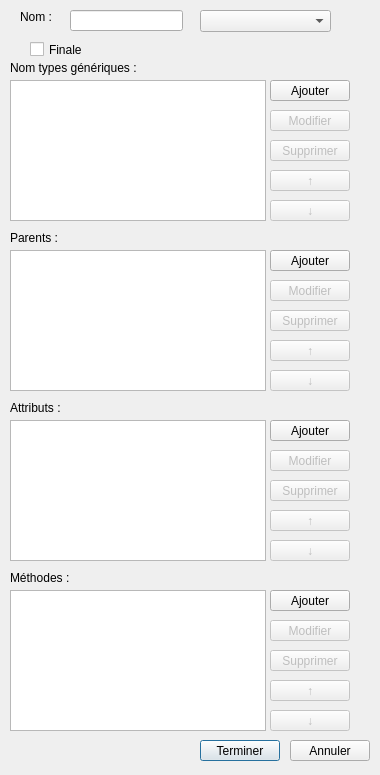
<?xml version="1.0" encoding="UTF-8"?>
<ui version="4.0">
 <class>NewClass</class>
 <widget class="QDialog" name="NewClass">
  <property name="geometry">
   <rect>
    <x>0</x>
    <y>0</y>
    <width>380</width>
    <height>775</height>
   </rect>
  </property>
  <property name="windowTitle">
   <string>Nouvelle classe</string>
  </property>
  <property name="windowIcon">
   <iconset>
    <normaloff>pot.png</normaloff>pot.png</iconset>
  </property>
  <property name="sizeGripEnabled">
   <bool>false</bool>
  </property>
  <widget class="QLineEdit" name="className">
   <property name="geometry">
    <rect>
     <x>70</x>
     <y>10</y>
     <width>113</width>
     <height>21</height>
    </rect>
   </property>
  </widget>
  <widget class="QLabel" name="label">
   <property name="geometry">
    <rect>
     <x>20</x>
     <y>10</y>
     <width>47</width>
     <height>13</height>
    </rect>
   </property>
   <property name="text">
    <string>Nom :</string>
   </property>
  </widget>
  <widget class="QComboBox" name="classType">
   <property name="geometry">
    <rect>
     <x>200</x>
     <y>10</y>
     <width>131</width>
     <height>22</height>
    </rect>
   </property>
   <item>
    <property name="text">
     <string/>
    </property>
   </item>
   <item>
    <property name="text">
     <string>Interface</string>
    </property>
   </item>
   <item>
    <property name="text">
     <string>Abstraite</string>
    </property>
   </item>
  </widget>
  <widget class="QLabel" name="label_2">
   <property name="geometry">
    <rect>
     <x>10</x>
     <y>60</y>
     <width>141</width>
     <height>16</height>
    </rect>
   </property>
   <property name="text">
    <string>Nom types génériques :</string>
   </property>
  </widget>
  <widget class="QLabel" name="label_3">
   <property name="geometry">
    <rect>
     <x>340</x>
     <y>10</y>
     <width>21</width>
     <height>21</height>
    </rect>
   </property>
   <property name="toolTip">
    <string>Exclusif Java</string>
   </property>
   <property name="text">
    <string/>
   </property>
   <property name="pixmap">
    <pixmap>java.png</pixmap>
   </property>
  </widget>
  <widget class="QPushButton" name="addTemplate">
   <property name="geometry">
    <rect>
     <x>270</x>
     <y>80</y>
     <width>80</width>
     <height>21</height>
    </rect>
   </property>
   <property name="text">
    <string>Ajouter</string>
   </property>
   <property name="autoDefault">
    <bool>false</bool>
   </property>
  </widget>
  <widget class="QPushButton" name="deleteTemplate">
   <property name="enabled">
    <bool>false</bool>
   </property>
   <property name="geometry">
    <rect>
     <x>270</x>
     <y>140</y>
     <width>80</width>
     <height>21</height>
    </rect>
   </property>
   <property name="text">
    <string>Supprimer</string>
   </property>
   <property name="autoDefault">
    <bool>false</bool>
   </property>
  </widget>
  <widget class="QPushButton" name="editTemplate">
   <property name="enabled">
    <bool>false</bool>
   </property>
   <property name="geometry">
    <rect>
     <x>270</x>
     <y>110</y>
     <width>80</width>
     <height>21</height>
    </rect>
   </property>
   <property name="text">
    <string>Modifier</string>
   </property>
   <property name="autoDefault">
    <bool>false</bool>
   </property>
  </widget>
  <widget class="QPushButton" name="upTemplate">
   <property name="enabled">
    <bool>false</bool>
   </property>
   <property name="geometry">
    <rect>
     <x>270</x>
     <y>170</y>
     <width>80</width>
     <height>21</height>
    </rect>
   </property>
   <property name="text">
    <string>↑</string>
   </property>
   <property name="autoDefault">
    <bool>false</bool>
   </property>
  </widget>
  <widget class="QPushButton" name="downTemplate">
   <property name="enabled">
    <bool>false</bool>
   </property>
   <property name="geometry">
    <rect>
     <x>270</x>
     <y>200</y>
     <width>80</width>
     <height>21</height>
    </rect>
   </property>
   <property name="text">
    <string>↓</string>
   </property>
   <property name="autoDefault">
    <bool>false</bool>
   </property>
  </widget>
  <widget class="QPushButton" name="addParent">
   <property name="geometry">
    <rect>
     <x>270</x>
     <y>250</y>
     <width>80</width>
     <height>21</height>
    </rect>
   </property>
   <property name="text">
    <string>Ajouter</string>
   </property>
   <property name="autoDefault">
    <bool>false</bool>
   </property>
  </widget>
  <widget class="QPushButton" name="upParent">
   <property name="enabled">
    <bool>false</bool>
   </property>
   <property name="geometry">
    <rect>
     <x>270</x>
     <y>340</y>
     <width>80</width>
     <height>21</height>
    </rect>
   </property>
   <property name="text">
    <string>↑</string>
   </property>
   <property name="autoDefault">
    <bool>false</bool>
   </property>
  </widget>
  <widget class="QPushButton" name="editParent">
   <property name="enabled">
    <bool>false</bool>
   </property>
   <property name="geometry">
    <rect>
     <x>270</x>
     <y>280</y>
     <width>80</width>
     <height>21</height>
    </rect>
   </property>
   <property name="text">
    <string>Modifier</string>
   </property>
   <property name="autoDefault">
    <bool>false</bool>
   </property>
  </widget>
  <widget class="QLabel" name="label_4">
   <property name="geometry">
    <rect>
     <x>10</x>
     <y>230</y>
     <width>141</width>
     <height>16</height>
    </rect>
   </property>
   <property name="text">
    <string>Parents :</string>
   </property>
  </widget>
  <widget class="QPushButton" name="downParent">
   <property name="enabled">
    <bool>false</bool>
   </property>
   <property name="geometry">
    <rect>
     <x>270</x>
     <y>370</y>
     <width>80</width>
     <height>21</height>
    </rect>
   </property>
   <property name="text">
    <string>↓</string>
   </property>
   <property name="autoDefault">
    <bool>false</bool>
   </property>
  </widget>
  <widget class="QPushButton" name="deleteParent">
   <property name="enabled">
    <bool>false</bool>
   </property>
   <property name="geometry">
    <rect>
     <x>270</x>
     <y>310</y>
     <width>80</width>
     <height>21</height>
    </rect>
   </property>
   <property name="text">
    <string>Supprimer</string>
   </property>
   <property name="autoDefault">
    <bool>false</bool>
   </property>
  </widget>
  <widget class="QCheckBox" name="finalClass">
   <property name="geometry">
    <rect>
     <x>30</x>
     <y>40</y>
     <width>72</width>
     <height>19</height>
    </rect>
   </property>
   <property name="text">
    <string>Finale</string>
   </property>
  </widget>
  <widget class="QPushButton" name="addAttribute">
   <property name="geometry">
    <rect>
     <x>270</x>
     <y>420</y>
     <width>80</width>
     <height>21</height>
    </rect>
   </property>
   <property name="text">
    <string>Ajouter</string>
   </property>
   <property name="autoDefault">
    <bool>false</bool>
   </property>
  </widget>
  <widget class="QPushButton" name="editAttribute">
   <property name="enabled">
    <bool>false</bool>
   </property>
   <property name="geometry">
    <rect>
     <x>270</x>
     <y>450</y>
     <width>80</width>
     <height>21</height>
    </rect>
   </property>
   <property name="text">
    <string>Modifier</string>
   </property>
   <property name="autoDefault">
    <bool>false</bool>
   </property>
  </widget>
  <widget class="QPushButton" name="deleteAttribute">
   <property name="enabled">
    <bool>false</bool>
   </property>
   <property name="geometry">
    <rect>
     <x>270</x>
     <y>480</y>
     <width>80</width>
     <height>21</height>
    </rect>
   </property>
   <property name="text">
    <string>Supprimer</string>
   </property>
   <property name="autoDefault">
    <bool>false</bool>
   </property>
  </widget>
  <widget class="QPushButton" name="downAttribute">
   <property name="enabled">
    <bool>false</bool>
   </property>
   <property name="geometry">
    <rect>
     <x>270</x>
     <y>540</y>
     <width>80</width>
     <height>21</height>
    </rect>
   </property>
   <property name="text">
    <string>↓</string>
   </property>
   <property name="autoDefault">
    <bool>false</bool>
   </property>
  </widget>
  <widget class="QPushButton" name="upAttribute">
   <property name="enabled">
    <bool>false</bool>
   </property>
   <property name="geometry">
    <rect>
     <x>270</x>
     <y>510</y>
     <width>80</width>
     <height>21</height>
    </rect>
   </property>
   <property name="text">
    <string>↑</string>
   </property>
   <property name="autoDefault">
    <bool>false</bool>
   </property>
  </widget>
  <widget class="QLabel" name="label_5">
   <property name="geometry">
    <rect>
     <x>10</x>
     <y>400</y>
     <width>141</width>
     <height>16</height>
    </rect>
   </property>
   <property name="text">
    <string>Attributs :</string>
   </property>
  </widget>
  <widget class="QPushButton" name="downMethod">
   <property name="enabled">
    <bool>false</bool>
   </property>
   <property name="geometry">
    <rect>
     <x>270</x>
     <y>710</y>
     <width>80</width>
     <height>21</height>
    </rect>
   </property>
   <property name="text">
    <string>↓</string>
   </property>
   <property name="autoDefault">
    <bool>false</bool>
   </property>
  </widget>
  <widget class="QPushButton" name="editMethod">
   <property name="enabled">
    <bool>false</bool>
   </property>
   <property name="geometry">
    <rect>
     <x>270</x>
     <y>620</y>
     <width>80</width>
     <height>21</height>
    </rect>
   </property>
   <property name="text">
    <string>Modifier</string>
   </property>
   <property name="autoDefault">
    <bool>false</bool>
   </property>
  </widget>
  <widget class="QPushButton" name="upMethod">
   <property name="enabled">
    <bool>false</bool>
   </property>
   <property name="geometry">
    <rect>
     <x>270</x>
     <y>680</y>
     <width>80</width>
     <height>21</height>
    </rect>
   </property>
   <property name="text">
    <string>↑</string>
   </property>
   <property name="autoDefault">
    <bool>false</bool>
   </property>
  </widget>
  <widget class="QLabel" name="label_6">
   <property name="geometry">
    <rect>
     <x>10</x>
     <y>570</y>
     <width>141</width>
     <height>16</height>
    </rect>
   </property>
   <property name="text">
    <string>Méthodes :</string>
   </property>
  </widget>
  <widget class="QPushButton" name="addMethod">
   <property name="geometry">
    <rect>
     <x>270</x>
     <y>590</y>
     <width>80</width>
     <height>21</height>
    </rect>
   </property>
   <property name="text">
    <string>Ajouter</string>
   </property>
   <property name="autoDefault">
    <bool>false</bool>
   </property>
  </widget>
  <widget class="QPushButton" name="deleteMethod">
   <property name="enabled">
    <bool>false</bool>
   </property>
   <property name="geometry">
    <rect>
     <x>270</x>
     <y>650</y>
     <width>80</width>
     <height>21</height>
    </rect>
   </property>
   <property name="text">
    <string>Supprimer</string>
   </property>
   <property name="autoDefault">
    <bool>false</bool>
   </property>
  </widget>
  <widget class="QPushButton" name="cancel">
   <property name="geometry">
    <rect>
     <x>290</x>
     <y>740</y>
     <width>80</width>
     <height>21</height>
    </rect>
   </property>
   <property name="text">
    <string>Annuler</string>
   </property>
   <property name="autoDefault">
    <bool>false</bool>
   </property>
  </widget>
  <widget class="QPushButton" name="validate">
   <property name="geometry">
    <rect>
     <x>200</x>
     <y>740</y>
     <width>80</width>
     <height>21</height>
    </rect>
   </property>
   <property name="text">
    <string>Terminer</string>
   </property>
   <property name="default">
    <bool>true</bool>
   </property>
   <property name="flat">
    <bool>false</bool>
   </property>
  </widget>
  <widget class="QListWidget" name="classTemplates">
   <property name="geometry">
    <rect>
     <x>10</x>
     <y>80</y>
     <width>256</width>
     <height>141</height>
    </rect>
   </property>
  </widget>
  <widget class="QListWidget" name="classParents">
   <property name="geometry">
    <rect>
     <x>10</x>
     <y>250</y>
     <width>256</width>
     <height>141</height>
    </rect>
   </property>
  </widget>
  <widget class="QListWidget" name="classAttributes">
   <property name="geometry">
    <rect>
     <x>10</x>
     <y>420</y>
     <width>256</width>
     <height>141</height>
    </rect>
   </property>
  </widget>
  <widget class="QListWidget" name="classMethods">
   <property name="geometry">
    <rect>
     <x>10</x>
     <y>590</y>
     <width>256</width>
     <height>141</height>
    </rect>
   </property>
  </widget>
 </widget>
 <resources/>
 <connections/>
</ui>
